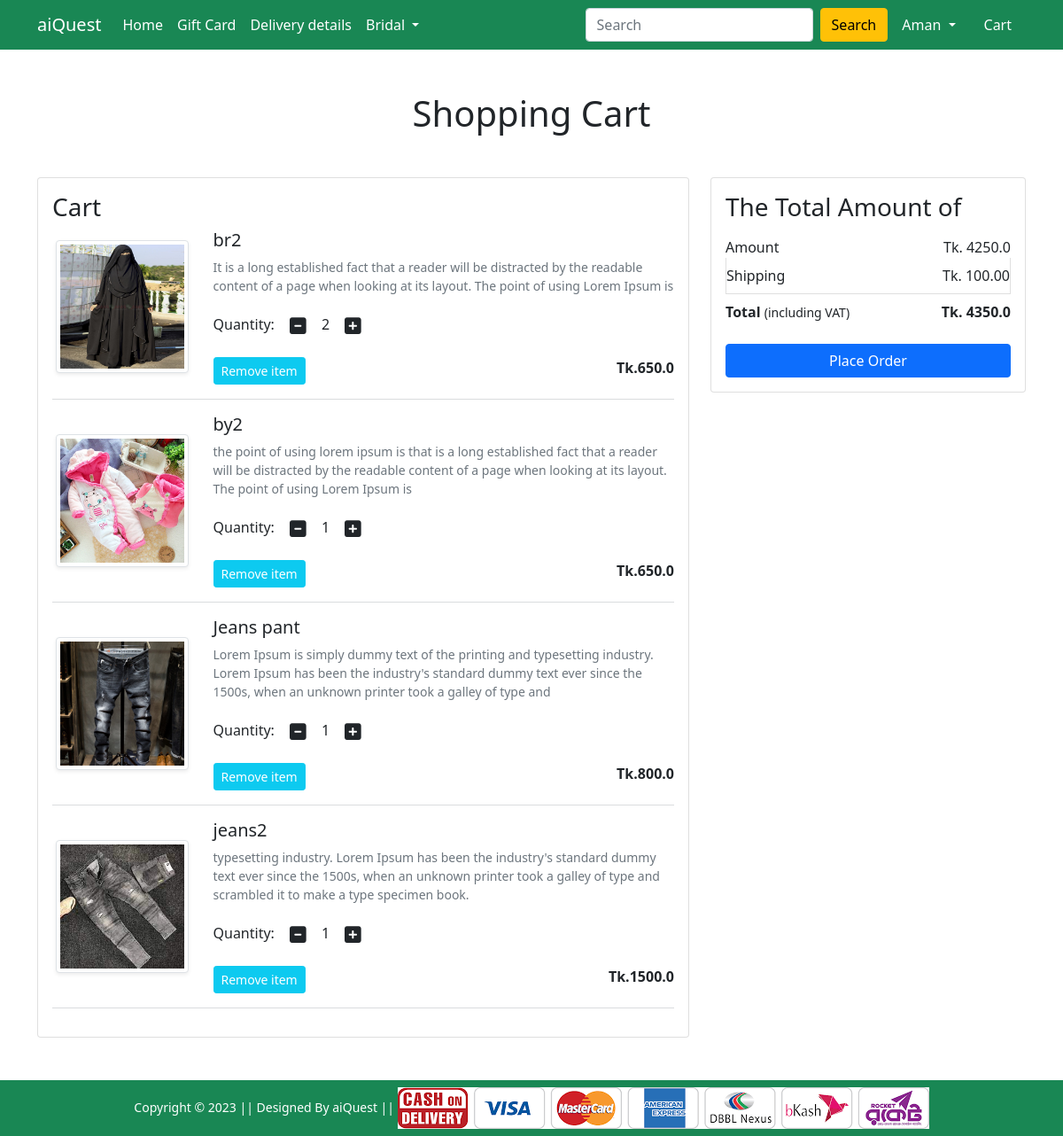
The app's page /cart/ (signed in) with its own data.
### Shop/models.py (models this page shows, shortened)
class Cart(models.Model):
    user = models.ForeignKey(User, on_delete=models.CASCADE)
    product = models.ForeignKey(Product, on_delete=models.CASCADE)
    quantity = models.PositiveIntegerField(default=1)

class Product(models.Model):
    title = models.CharField(max_length=100)
    selling_price = models.FloatField()
    discounted_price = models.FloatField()
    description = models.TextField()
    brand = models.CharField(max_length=100)
    category = models.CharField(choices=CATEGORIES_CHOICES, max_length=2)
    product_image = models.ImageField(upload_to='productimg')

### Shop/views.py (the view)
# urls.py: path('cart/', views.show_cart, name='showcart'),
@login_required
def show_cart(request):
    if request.user.is_authenticated:
        user = request.user
        cart = Cart.objects.filter(user=user)
        amount = 0.0
        shipping_amount = 100.0
        total_amount = 0.0
        cart_product = [p for p in Cart.objects.all() if p.user == user]
        if cart_product:
            for p in cart_product:
                tempamount = (p.quantity * p.product.discounted_price)
                amount += tempamount
                total_amount = amount + shipping_amount
            return render(request, 'Shop/addtocart.html', {'carts': cart, 'total_amount': total_amount, 'amount': amount})
        else:
            return render(request, 'Shop/emptycart.html')

### Shop/templates/Shop/addtocart.html (shortened to what this page needs)
{% extends 'Shop/base.html' %}
{% load static %}
{% block main-content %}
<div class="container my-5">
    <div class="row">
        <h1 class="text-center mb-5">Shopping Cart</h1>
        <div class="col-sm-8">
            <div class="card">
                <div class="card-body">
                    <h3>Cart</h3>
                    {% for cart in carts %}
                    <div class="row">
                        <div class="col-sm-3 text-center align-self-center"><img
                                src="{{cart.product.product_image.url}}" alt="" srcset=""
                                class="img-fluid img-thumbnail shadow-sm" height="150" width="150"> </div>
                        <div class="col-sm-9">
                            <div>
                                <h5>{{cart.product.title}}</h5>
                                <p class="mb-2 text-muted small"> {{cart.product.description}}</p>
                                <div class="my-3">
                                    <label for="quantity">Quantity:</label>
                                    <a class="minus-cart btn" pid="{{cart.product.id}}"><i class="fas fa-minus-square fa-lg"></i></a>
                                    <span id="quantity">{{cart.quantity}}</span>
                                    <a class="plus-cart btn" pid="{{cart.product.id}}"><i class="fas fa-plus-square fa-lg"></i></a>
                                </div>
                                <div class="d-flex justify-content-between">
                                    <a href="#" class="btn btn-sm btn-info  text-white mr-3 remove-cart" pid="{{cart.product.id}}">Remove item </a>
                                    <p class="mb-0"><span><strong>Tk.{{cart.product.discounted_price}}</strong></span></p>
                                </div>
                            </div>
                        </div>
                    </div>
                    <hr class="text-muted">
                    {% endfor %}
                </div>
            </div>
        </div>
        <div class="col-sm-4">
            <div class="card">
                <div class="card-body">
                    <h3>The Total Amount of</h3>
                    <ul class="list-group">
                        <li
                            class="list-group-item d-flex justify-content-between align-items-center border-0 px-0 pb-0">
                            Amount<span>Tk. <span id="amount">{{amount}}</span></span></li>
                        <li class="list-group-item d-flex justify-content-between align-items-center px-0">
                            Shipping<span>Tk. 100.00</span></li>
                        <li
                            class="list-group-item d-flex justify-content-between align-items-center border-0 px-0 mb-3">
                            <div>
                                <strong>Total</strong> <small>(including VAT)</small>
                            </div>
                            <span><strong>Tk.  <strong id="totalamount">{{total_amount}}</strong></strong></span>
                        </li>
                    </ul>
                    <div class="d-grid"><a href="{% url 'checkout' %}" class="btn btn-primary">Place Order</a></div>
                </div>
            </div>
        </div>
    </div>
</div>
{% endblock main-content %}

### Shop/templates/Shop/base.html (shortened to what this page needs)
<!doctype html>
{% load static %}
<html lang="en">
<head>
    <link href="https://cdn.jsdelivr.net/npm/bootstrap@5.0.0-beta1/dist/css/bootstrap.min.css" rel="stylesheet"
>
    <link rel="stylesheet" href="{% static 'Shop/css/owl.carousel.min.css' %}">
    <link rel="stylesheet" href="{% static 'Shop/css/all.min.css' %}">
    <link rel="stylesheet" href="{% static 'Shop/css/style.css' %}">
</head>
<body>
    <nav class="navbar navbar-expand-lg navbar-dark bg-success">
        <div class="container">
            <a class="navbar-brand" href="/">aiQuest</a>
            <div class="collapse navbar-collapse" id="navbarSupportedContent">
                <ul class="navbar-nav me-auto mb-2 mb-lg-0">
                    <li class="nav-item">
                        <a class="nav-link active" aria-current="page" href="/">Home</a>
                    </li>
                    <li class="nav-item">
                        <a class="nav-link active" aria-current="page" href="#">Gift Card</a>
                    </li>
                    <li class="nav-item">
                        <a class="nav-link active" aria-current="page" href="#">Delivery details</a>
                    </li>
                    <li class="nav-item dropdown">
                        <a class="nav-link dropdown-toggle text-white" href="#" id="electronicsDropdown" role="button"
                            data-bs-toggle="dropdown" aria-expanded="false">
                            Bridal
                        </a>
                    </li>
                </ul>
                <form class="d-flex">
                    <input class="form-control me-2" type="search" placeholder="Search" aria-label="Search">
                    <button class="btn btn-warning" type="submit">Search</button>
                </form>
                <div>
                    <ul class="navbar-nav me-auto mb-2 mb-lg-0">
                        {% if request.user.is_authenticated %}
                        <li class="nav-item dropdown mx-2">
                            <a class="nav-link dropdown-toggle text-white" href="#" id="profileDropdown" role="button"
                                data-bs-toggle="dropdown" aria-expanded="false">
                                {{request.user.username|capfirst}}
                            </a>
                        </li>
                        <li class="nav-item mx-2">
                            <a href="{% url 'showcart' %}" class="nav-link text-white"> Cart </a>
                        </li>
                        {% endif %}
                    </ul>
                </div>
            </div>
        </div>
    </nav>
    {% block main-content %} {% endblock main-content %}
    <footer class="container-fluid bg-success text-center p-2 mt-5">
        <small class="text-white">Copyright &copy; 2023 || Designed By aiQuest || </small>
        <img src="{% static 'Shop/images/paymentlogo.png' %}" alt="" srcset="" class="img-fluid" height="2px">
    </footer>
</body>
</html>

### records on screen
Cart: product.product_image (picture), product "br2", product.description "It is a long established fact that a reader will be distracted by the readable content of a page when looking at its layout. The point of using Lorem Ipsum is", quantity "2", product.discounted_price "650.0"
Cart: product.product_image (picture), product "by2", product.description "the point of using lorem ipsum is that is a long established fact that a reader will be distracted by the readable content of a page when looking at its layout. The point of using Lorem Ipsum is", quantity "1", product.discounted_price "650.0"
Cart: product.product_image (picture), product "Jeans pant", product.description "Lorem Ipsum is simply dummy text of the printing and typesetting industry. Lorem Ipsum has been the industry's standard dummy text ever since the 1500s, when an unknown printer took a galley of type and", quantity "1", product.discounted_price "800.0"
Cart: product.product_image (picture), product "jeans2", product.description "typesetting industry. Lorem Ipsum has been the industry's standard dummy text ever since the 1500s, when an unknown printer took a galley of type and scrambled it to make a type specimen book.", quantity "1", product.discounted_price "1500.0"

### other values on screen
{{ request.user.username|capfirst }} "Aman"
{{ amount }} "4250.0"
{{ total_amount }} "4350.0"
